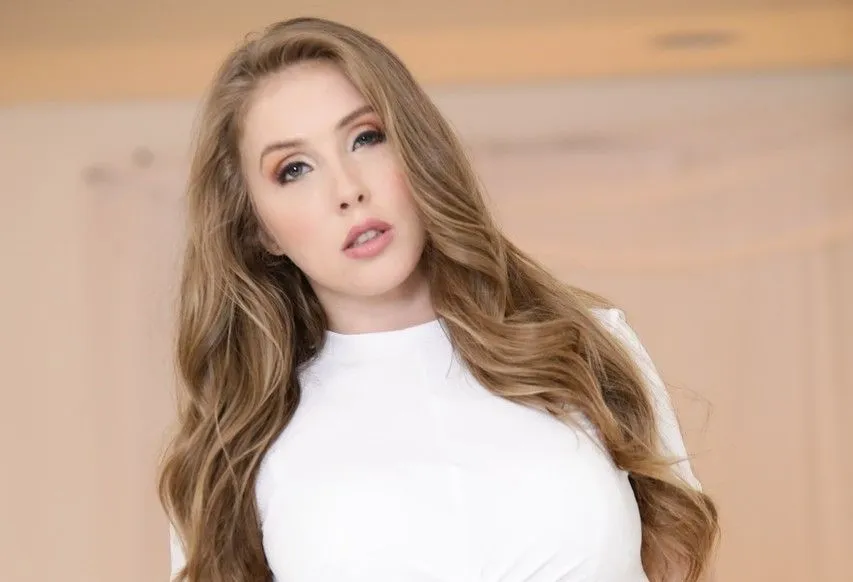
#> input picture Practical 2/data/lena.jpg, 853 x 582 px, given in place of lena.png, which was not available
$ python 'Rotate Images.py'
#> lines starting #> are read from the running program, lines starting #| are printed output that depends on the picture; pictures that were not available may be replaced by others from this repository, and a replacement may not be noted
import cv2
import numpy as np

# reading image from data/ folder using opencv
lena_image = cv2.imread('../data/lena.png', 1)
#> lena_image is the input picture: shape (582, 853, 3); mean B, G, R 148.5, 168.5, 197.3
cv2.imshow("Lena Image", lena_image)

# Get shape (h, w, d) of the image that is read
[h, w, d] = lena_image.shape
#> h = 582; w = 853; d = 3
print(f'Height of image : {h}\nWidth of image : {w}\nDepth of image : {d}')
#| Height of image : 582
#| Width of image : 853
#| Depth of image : 3

# rotate 90 degrees clockwise
lena_image_90_clk = cv2.rotate(lena_image, cv2.ROTATE_90_CLOCKWISE)
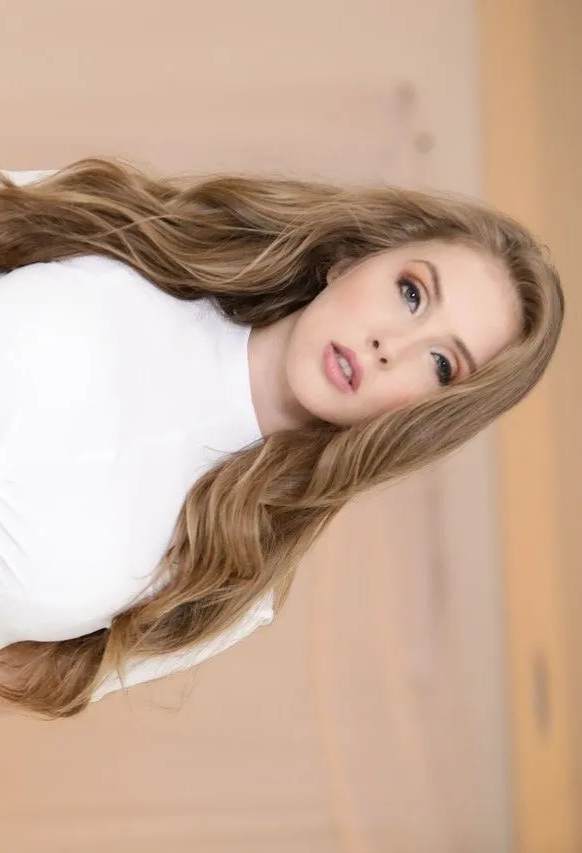
#> lena_image_90_clk: shape (853, 582, 3); mean B, G, R 148.5, 168.5, 197.3
cv2.imshow("Lena Image 90 Clockwise", lena_image_90_clk)

# Get shape (h, w, d) of the image that is read
[h, w, d] = lena_image_90_clk.shape
#> h = 853; w = 582
print(f'Height of image : {h}\nWidth of image : {w}\nDepth of image : {d}')
#| Height of image : 853
#| Width of image : 582
#| Depth of image : 3

lena_image_180 = cv2.rotate(lena_image, cv2.ROTATE_180)
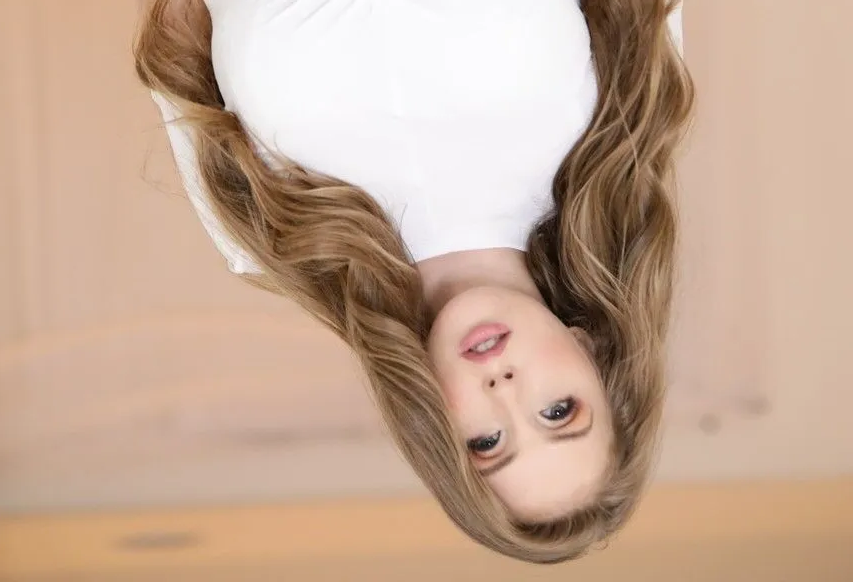
#> lena_image_180: shape (582, 853, 3); mean B, G, R 148.5, 168.5, 197.3
cv2.imshow("Lena Image 180", lena_image_180)

# Get shape (h, w, d) of the image that is read
[h, w, d] = lena_image_180.shape
#> h = 582; w = 853
print(f'Height of image : {h}\nWidth of image : {w}\nDepth of image : {d}')
#| Height of image : 582
#| Width of image : 853
#| Depth of image : 3

lena_image_270 = cv2.rotate(lena_image, cv2.ROTATE_90_COUNTERCLOCKWISE)
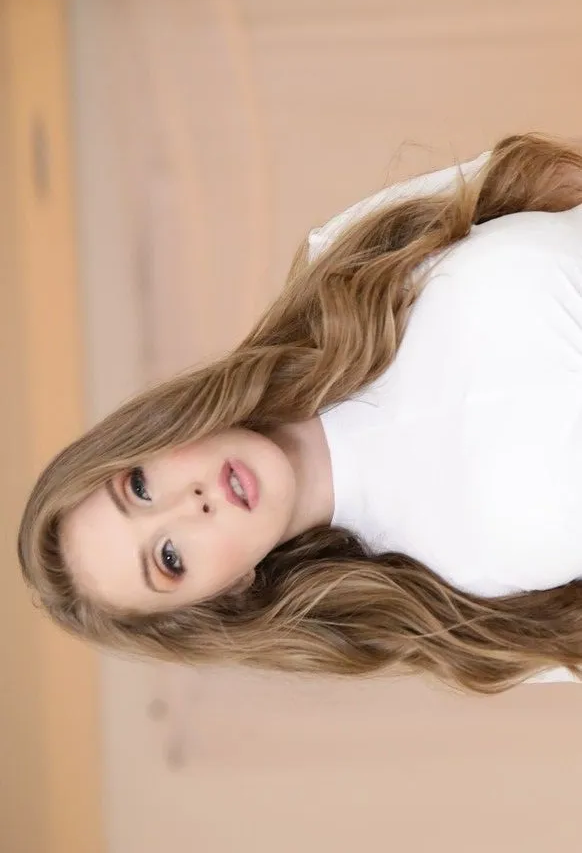
#> lena_image_270: shape (853, 582, 3); mean B, G, R 148.5, 168.5, 197.3
cv2.imshow("Lena Image 180", lena_image_270)

# Get shape (h, w, d) of the image that is read
[h, w, d] = lena_image_270.shape
#> h = 853; w = 582
print(f'Height of image : {h}\nWidth of image : {w}\nDepth of image : {d}')
#| Height of image : 853
#| Width of image : 582
#| Depth of image : 3

cv2.waitKey(0)
cv2.destroyAllWindows()

$ run again, with Practical 2/data/cameraman.jpg copied over Practical 2/data/lena.jpg
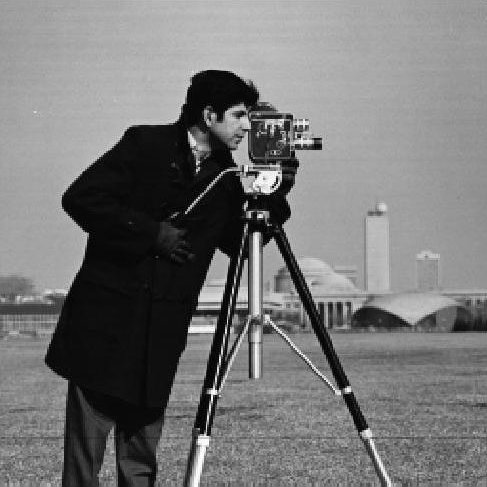
#> input picture Practical 2/data/cameraman.jpg, 487 x 487 px, given in place of lena.png, which was not available
#> lena_image is the input picture: shape (487, 487, 3); min 0, max 255, mean 118.6
#| Height of image : 487
#| Width of image : 487
#| Depth of image : 3
#| Height of image : 487
#| Width of image : 487
#| Depth of image : 3
#> `lena_image_180 = cv2.rotate(lena_image, cv2.ROTATE_180)`:
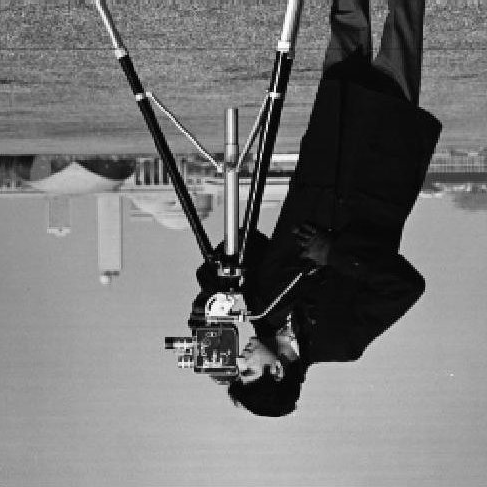
#> lena_image_180: shape (487, 487, 3); min 0, max 255, mean 118.6
#| Height of image : 487
#| Width of image : 487
#| Depth of image : 3
#> `lena_image_270 = cv2.rotate(lena_image, cv2.ROTATE_90_COUNTERCLOCKWISE)`:
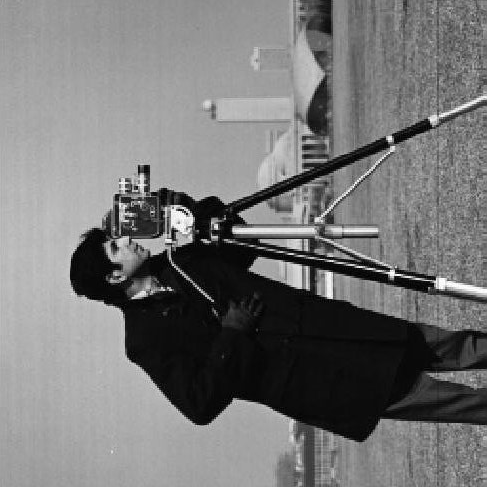
#> lena_image_270: shape (487, 487, 3); min 0, max 255, mean 118.6
#| Height of image : 487
#| Width of image : 487
#| Depth of image : 3
